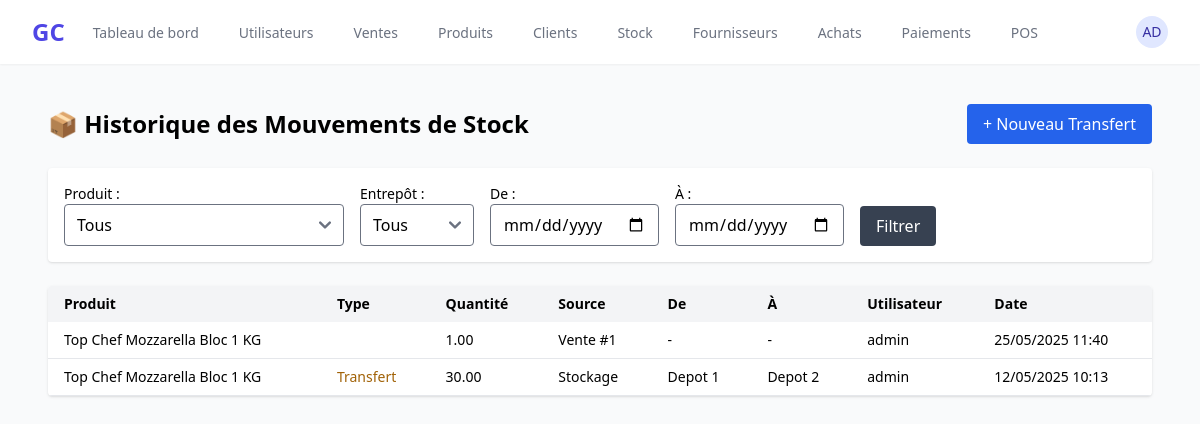
The app's page /inventory/movements/ (signed in), older data.
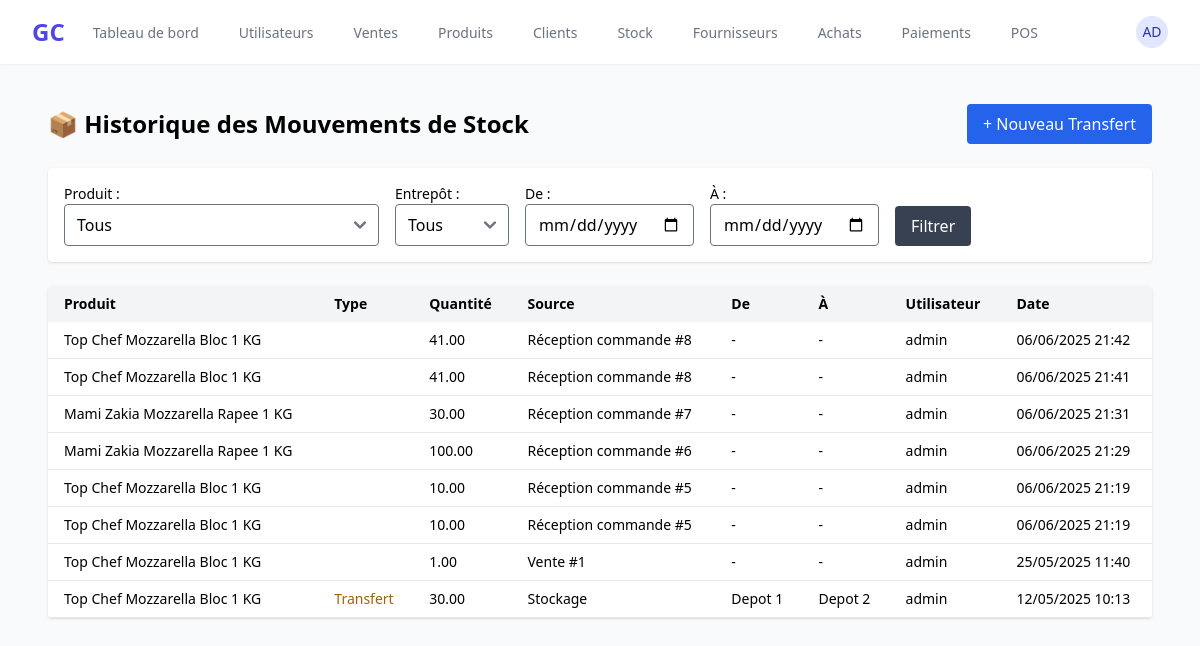
The same page, newer data.
### inventory/models.py (models this page shows, shortened)
class StockMovement(models.Model):
    MOVEMENT_TYPES = [
        ('in', 'Entrée'),
        ('out', 'Sortie'),
        ('adjustment', 'Ajustement'),
        ('transfer', 'Transfert'),
    ]
    product = models.ForeignKey(Product, on_delete=models.CASCADE, related_name='movements')
    warehouse = models.ForeignKey(Warehouse, on_delete=models.CASCADE, related_name='movements', null=True, blank=True)
    from_warehouse = models.ForeignKey(
        Warehouse, on_delete=models.SET_NULL, null=True, blank=True, related_name='outgoing_transfers'
    )
    to_warehouse = models.ForeignKey(
        Warehouse, on_delete=models.SET_NULL, null=True, blank=True, related_name='incoming_transfers'
    )
    movement_type = models.CharField(max_length=20, choices=MOVEMENT_TYPES)
    quantity = models.DecimalField(max_digits=10, decimal_places=2)
    source = models.CharField(max_length=100, blank=True)  # achat, vente, retour, etc.
    date = models.DateTimeField(default=timezone.now)
    user = models.ForeignKey('auth.User', on_delete=models.SET_NULL, null=True)

class Warehouse(models.Model):
    name = models.CharField(max_length=100)
    location = models.CharField(max_length=255, blank=True, null=True)
    is_active = models.BooleanField(default=True)

### products/models.py (models this page shows, shortened)
class Product(models.Model):
    UNIT_CHOICES = [
        ('unit', 'Unité'),
        ('kg', 'Kilogramme'),
        ('l', 'Litre'),
        ('box', 'Boîte'),
    ]
    name = models.CharField(max_length=200)
    reference = models.CharField(max_length=100, unique=True)
    barcode = models.CharField("Code-barres", max_length=100, blank=True, null=True, unique=True)
    description = models.TextField(blank=True)
    category = models.ForeignKey(Category, on_delete=models.SET_NULL, null=True, related_name='products')
    brand = models.CharField(max_length=100, blank=True)
    unit = models.CharField(max_length=10, choices=UNIT_CHOICES, default='unit')
    supplier = models.ForeignKey('suppliers.Supplier', on_delete=models.SET_NULL, null=True, blank=True)
    purchase_price = models.DecimalField(max_digits=10, decimal_places=2)
    selling_price = models.DecimalField(max_digits=10, decimal_places=2)
    tax_rate = models.DecimalField(max_digits=5, decimal_places=2, default=0.00)
    reorder_threshold = models.DecimalField("Seuil de réapprovisionnement", max_digits=10, decimal_places=2, default=0.00)
    expiration_date = models.DateField("Date d'expiration", blank=True, null=True)
    is_featured = models.BooleanField("Produit en vedette", default=False)
    default_warehouse = models.ForeignKey(
        'inventory.Warehouse',
        null=True,
        blank=True,
        on_delete=models.SET_NULL,
        related_name='default_products'
    )
    is_active = models.BooleanField(default=True)
    image = models.ImageField(upload_to='products/', blank=True, null=True)
    created_at = models.DateTimeField(auto_now_add=True)
    updated_at = models.DateTimeField(auto_now=True)
    @property
    def current_stock(self):
        """Get the current stock quantity from the default warehouse."""
        from inventory.models import Stock
        if self.default_warehouse:
            stock = Stock.objects.filter(product=self, warehouse=self.default_warehouse).first()
            return stock.quantity if stock else 0
        return 0

### inventory/views.py (the view)
# urls.py: path('movements/', views.stock_movement_list_view, name='stock_movement_list'),
@login_required
def stock_movement_list_view(request):
    movements = StockMovement.objects.select_related('product', 'warehouse', 'user', 'from_warehouse', 'to_warehouse').order_by('-date')
    product_id = request.GET.get('product')
    warehouse_id = request.GET.get('warehouse')
    start_date = request.GET.get('start_date')
    end_date = request.GET.get('end_date')
    if product_id:
        movements = movements.filter(product_id=product_id)
    if warehouse_id:
        movements = movements.filter(Q(warehouse_id=warehouse_id) | Q(from_warehouse_id=warehouse_id) | Q(to_warehouse_id=warehouse_id))
    if start_date:
        try:
            start = datetime.strptime(start_date, "%Y-%m-%d")
            movements = movements.filter(date__gte=start)
        except:
            pass
    if end_date:
        try:
            end = datetime.strptime(end_date, "%Y-%m-%d")
            movements = movements.filter(date__lte=end)
        except:
            pass
    context = {
        'movements': movements,
        'products': Product.objects.all(),
        'warehouses': Warehouse.objects.all(),
        'filter_values': {
            'product': product_id,
            'warehouse': warehouse_id,
            'start_date': start_date,
            'end_date': end_date
        }
    }
    return render(request, 'inventory/stock_movement_list.html', context)

### inventory/templates/inventory/stock_movement_list.html (shortened to what this page needs)
{% extends 'base.html' %}
{% block content %}
<div class="p-4 max-w-7xl mx-auto">
  <div class="flex justify-between items-center mb-6">
    <h1 class="text-2xl font-bold">📦 Historique des Mouvements de Stock</h1>
    <a href="{% url 'inventory:stock_movement_create' %}" class="bg-blue-600 text-white px-4 py-2 rounded hover:bg-blue-700">
      + Nouveau Transfert
    </a>
  </div>
  <form method="get" class="bg-white rounded shadow p-4 mb-6 flex flex-wrap gap-4 items-end">
    <div>
      <label class="block text-sm font-medium">Produit :</label>
      <select name="product" class="border rounded px-3 py-2">
        <option value="">Tous</option>
      </select>
    </div>
    <div>
      <label class="block text-sm font-medium">Entrepôt :</label>
      <select name="warehouse" class="border rounded px-3 py-2">
        <option value="">Tous</option>
      </select>
    </div>
    <div>
      <label class="block text-sm font-medium">De :</label>
      <input type="date" name="start_date" value="{{ filter_values.start_date }}" class="border rounded px-3 py-2">
    </div>
    <div>
      <label class="block text-sm font-medium">À :</label>
      <input type="date" name="end_date" value="{{ filter_values.end_date }}" class="border rounded px-3 py-2">
    </div>
    <div>
      <button type="submit" class="bg-gray-700 text-white px-4 py-2 rounded hover:bg-black mt-1">Filtrer</button>
    </div>
  </form>
  {% if movements %}
    <div class="overflow-x-auto bg-white rounded shadow">
      <table class="min-w-full text-sm">
        <thead class="bg-gray-100">
          <tr>
            <th class="py-2 px-4 text-left">Produit</th>
            <th class="py-2 px-4 text-left">Type</th>
            <th class="py-2 px-4 text-left">Quantité</th>
            <th class="py-2 px-4 text-left">Source</th>
            <th class="py-2 px-4 text-left">De</th>
            <th class="py-2 px-4 text-left">À</th>
            <th class="py-2 px-4 text-left">Utilisateur</th>
            <th class="py-2 px-4 text-left">Date</th>
          </tr>
        </thead>
        <tbody>
          {% for m in movements %}
          <tr class="border-b hover:bg-gray-50">
            <td class="px-4 py-2">{{ m.product.name }}</td>
            <td class="px-4 py-2">
              {% if m.movement_type == "entry" %}
                <span class="text-green-700 font-medium">Entrée</span>
              {% elif m.movement_type == "exit" %}
                <span class="text-red-700 font-medium">Sortie</span>
              {% elif m.movement_type == "transfer" %}
                <span class="text-yellow-700 font-medium">Transfert</span>
              {% endif %}
            </td>
            <td class="px-4 py-2">{{ m.quantity }}</td>
            <td class="px-4 py-2">{{ m.source|default:"-" }}</td>
            <td class="px-4 py-2">{{ m.from_warehouse.name|default:"-" }}</td>
            <td class="px-4 py-2">{{ m.to_warehouse.name|default:"-" }}</td>
            <td class="px-4 py-2">{{ m.user|default:"-" }}</td>
            <td class="px-4 py-2">{{ m.date|date:"d/m/Y H:i" }}</td>
          </tr>
          {% endfor %}
        </tbody>
      </table>
    </div>
  {% else %}
    <div class="text-gray-500 italic mt-6">Aucun mouvement trouvé pour les filtres actuels.</div>
  {% endif %}
</div>
{% endblock %}

### users/templates/base.html (shortened to what this page needs)
<!DOCTYPE html>
<html lang="fr" class="h-full bg-gray-50">
<head>
    <script src="https://cdn.tailwindcss.com"></script>
    <link href="https://cdnjs.cloudflare.com/ajax/libs/flowbite/2.2.0/flowbite.min.css" rel="stylesheet" />
</head>
<body class="h-full">
    <div class="min-h-full">
        <nav class="bg-white shadow-sm">
            <div class="mx-auto max-w-7xl px-4 sm:px-6 lg:px-8">
                <div class="flex h-16 justify-between">
                    <div class="flex">
                        <div class="flex flex-shrink-0 items-center">
                            <a href="{% url 'home' %}" class="text-2xl font-bold text-indigo-600">GC</a>
                        </div>
                        <div class="hidden sm:ml-6 sm:flex sm:space-x-8">
                            {% if user.is_authenticated %}
                                <a href="{% url 'home' %}" class="inline-flex items-center border-b-2 {% if request.resolver_match.url_name == 'home' %}border-indigo-500 text-gray-900{% else %}border-transparent text-gray-500 hover:border-gray-300 hover:text-gray-700{% endif %} px-1 pt-1 text-sm font-medium">Tableau de bord</a>
                                {% if user.profile.role in 'admin,manager' %}
                                <a href="{% url 'users:user_list' %}" class="inline-flex items-center border-b-2 {% if request.resolver_match.url_name == 'user_list' %}border-indigo-500 text-gray-900{% else %}border-transparent text-gray-500 hover:border-gray-300 hover:text-gray-700{% endif %} px-1 pt-1 text-sm font-medium">Utilisateurs</a>
                                {% endif %}
                                <a href="{% url 'sales:sale_list' %}" class="inline-flex items-center border-b-2 {% if request.resolver_match.url_name == 'sale_list' %}border-indigo-500 text-gray-900{% else %}border-transparent text-gray-500 hover:border-gray-300 hover:text-gray-700{% endif %} px-1 pt-1 text-sm font-medium">Ventes</a>
                                <a href="{% url 'products:product-list' %}" class="inline-flex items-center border-b-2 {% if request.resolver_match.url_name == 'product-list' %}border-indigo-500 text-gray-900{% else %}border-transparent text-gray-500 hover:border-gray-300 hover:text-gray-700{% endif %} px-1 pt-1 text-sm font-medium">Produits</a>
                                <a href="{% url 'clients:client_list' %}" class="inline-flex items-center border-b-2 {% if request.resolver_match.url_name == 'client_list' %}border-indigo-500 text-gray-900{% else %}border-transparent text-gray-500 hover:border-gray-300 hover:text-gray-700{% endif %} px-1 pt-1 text-sm font-medium">Clients</a>
                                <a href="{% url 'inventory:stock_list' %}" class="inline-flex items-center border-b-2 {% if request.resolver_match.url_name == 'stock_list' %}border-indigo-500 text-gray-900{% else %}border-transparent text-gray-500 hover:border-gray-300 hover:text-gray-700{% endif %} px-1 pt-1 text-sm font-medium">Stock</a>
                                <a href="{% url 'suppliers:supplier_list' %}" class="inline-flex items-center border-b-2 {% if request.resolver_match.url_name == 'supplier_list' %}border-indigo-500 text-gray-900{% else %}border-transparent text-gray-500 hover:border-gray-300 hover:text-gray-700{% endif %} px-1 pt-1 text-sm font-medium">Fournisseurs</a>
                                <a href="{% url 'purchases:purchase_list' %}" class="inline-flex items-center border-b-2 {% if request.resolver_match.url_name == 'purchase_list' %}border-indigo-500 text-gray-900{% else %}border-transparent text-gray-500 hover:border-gray-300 hover:text-gray-700{% endif %} px-1 pt-1 text-sm font-medium">Achats</a>
                                <a href="{% url 'payments:client_debts_list' %}" class="inline-flex items-center border-b-2 {% if request.resolver_match.url_name == 'client_debts_list' %}border-indigo-500 text-gray-900{% else %}border-transparent text-gray-500 hover:border-gray-300 hover:text-gray-700{% endif %} px-1 pt-1 text-sm font-medium">Paiements</a>
                                <a href="{% url 'pos:interface' %}" class="inline-flex items-center border-b-2 {% if request.resolver_match.url_name == 'interface' %}border-indigo-500 text-gray-900{% else %}border-transparent text-gray-500 hover:border-gray-300 hover:text-gray-700{% endif %} px-1 pt-1 text-sm font-medium">POS</a>
                            {% endif %}
                        </div>
                    </div>
                    <div class="hidden sm:ml-6 sm:flex sm:items-center">
                        {% if user.is_authenticated %}
                            <div class="relative ml-3">
                                <button type="button" class="flex rounded-full bg-white text-sm focus:outline-none focus:ring-2 focus:ring-indigo-500 focus:ring-offset-2" id="user-menu-button" aria-expanded="false" data-dropdown-toggle="user-dropdown">
                                    <div class="h-8 w-8 rounded-full bg-indigo-100 flex items-center justify-center">
                                        <span class="text-indigo-800 font-medium">{{ user.username|slice:":2"|upper }}</span>
                                    </div>
                                </button>
                            </div>
                        {% else %}
                            <a href="{% url 'login' %}" class="text-gray-500 hover:text-gray-700">Connexion</a>
                        {% endif %}
                    </div>
                </div>
            </div>
        </nav>
        <main>
            <div class="mx-auto max-w-7xl py-6 sm:px-6 lg:px-8">
                {% block content %}{% endblock %}
            </div>
        </main>
    </div>
</body>
</html>

Row changes from the older to the newer data that the page shows:
added StockMovement: product.name "Top Chef Mozzarella Bloc 1 KG", quantity "41.00", source "Réception commande #8", from_warehouse.name "-", to_warehouse.name "-", user "admin", date "06/06/2025 21:42"
added StockMovement: product.name "Top Chef Mozzarella Bloc 1 KG", quantity "41.00", source "Réception commande #8", from_warehouse.name "-", to_warehouse.name "-", user "admin", date "06/06/2025 21:41"
added StockMovement: product.name "Mami Zakia Mozzarella Rapee 1 KG", quantity "30.00", source "Réception commande #7", from_warehouse.name "-", to_warehouse.name "-", user "admin", date "06/06/2025 21:31"
added StockMovement: product.name "Mami Zakia Mozzarella Rapee 1 KG", quantity "100.00", source "Réception commande #6", from_warehouse.name "-", to_warehouse.name "-", user "admin", date "06/06/2025 21:29"
added StockMovement: product.name "Top Chef Mozzarella Bloc 1 KG", quantity "10.00", source "Réception commande #5", from_warehouse.name "-", to_warehouse.name "-", user "admin", date "06/06/2025 21:19"
added StockMovement: product.name "Top Chef Mozzarella Bloc 1 KG", quantity "10.00", source "Réception commande #5", from_warehouse.name "-", to_warehouse.name "-", user "admin", date "06/06/2025 21:19"
